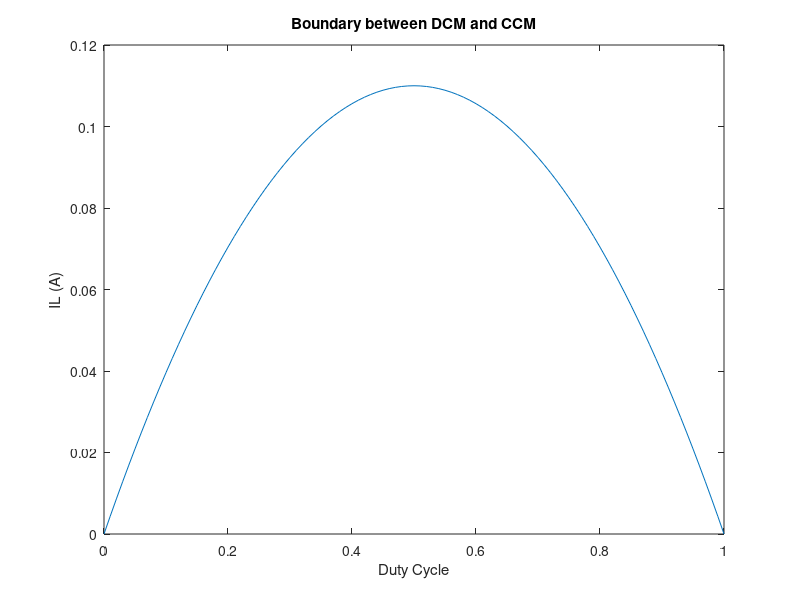

MATLAB code for this plot:
fs =31250;
Ts = 1/fs;
Vd =220;
L = 2e-3;

ILmax = Ts*Vd/(8*L);
D = 0:0.01:1;
IL = ILmax*D.*(1-D);
figure;
plot(D,IL);
title('Boundary between DCM and CCM');
xlabel('Duty Cycle');
ylabel('IL (A)');

C = 680e-6;
fc = 1/(2*pi*sqrt(L*C))
